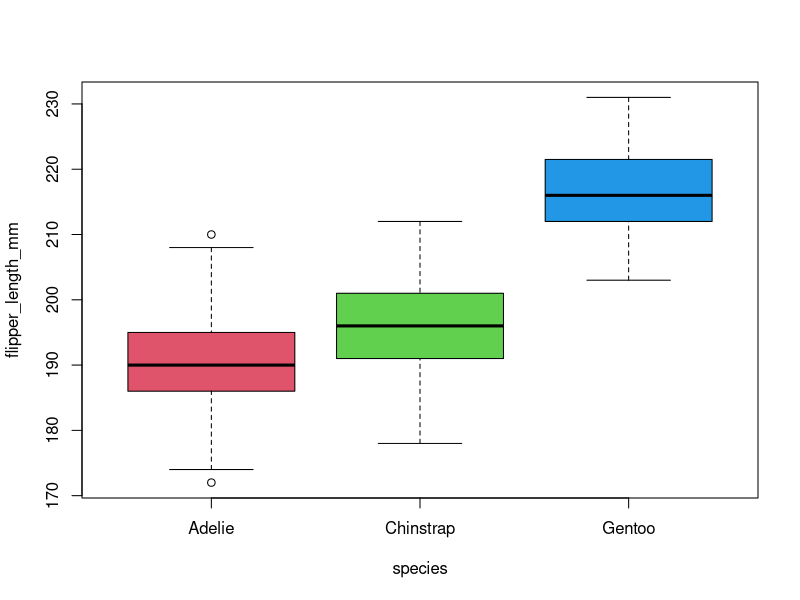

Recreate this plot in R.
# 종별로 평균, 표준편차, 개수

# 펭귄
library(palmerpenguins)
df<-na.omit(penguins)

table(df$species)
prop.table(table(df$species))

table(df$island, df$species)

tapply(df$species,
       INDEX = list(df$species),
       FUN=length)


# 패키지설치 : install.packages("모듈이름") 
install.packages("gmodels") 
library(gmodels)
CrossTable(df$island,df$species,prop.t=F,prop.chisq=F)

install.packages("psych")
library(psych)
describe(df)
describe(df)[,c(2:4,8:9)]


aggregate(df[,3:6],
          by=list(species=df$species),
          FUN=mean)

tapply(df$bill_length_mm,
       INDEX = list(species=df$species),
       FUN=mean)

boxplot(flipper_length_mm ~ species,
        data=df,
        col=2:4)
####
# boxplot.stats(df[df$species=='Adelie',5])
# 
# df[df$species=='Adelie',5]
# df$flipper_length_mm[df$species=='Adelie']
# 
# boxplot.stats(df[df$species=='Adelie',5])$out
# outlier<- boxplot.stats(df[df$species=='Adelie',5])$out
# outlier
####

# boxplot.stats() 박스플롯 이상치 찾기 
df<-data.frame(df)
adelie<-split(df,df$species)$Adelie
adelie

outlier<-boxplot.stats(adelie$flipper_length_mm)$out
outlier
adelie[adelie$flipper_length_mm %in% outlier,]




library(palmerpenguins)
df<-na.omit(penguins)
df<-data.frame(df)

# 날개 길이 오름차순, 체질량 내림차순으로 정렬

ord<-order(df$flipper_length_mm,-df$body_mass_g)
ord
df[ord,]
head(df[ord,],n=10)

head(df[ord,5:6],n=10)
